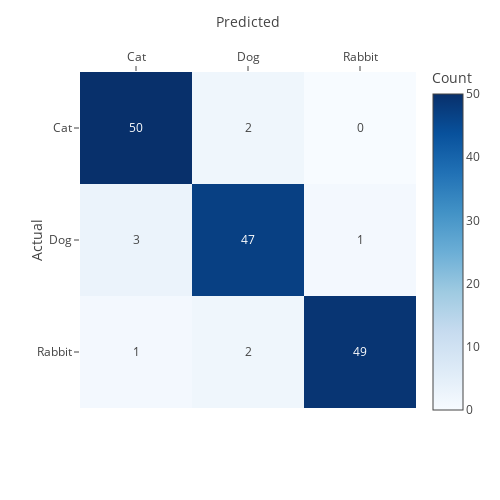

The cell this chart's notebook holds for it:
### Code cell
import numpy as np
import plotly.express as px

# ダミーの混同行列 (3クラス)
cm = np.array([
    [50,  2,  0],
    [ 3, 47,  1],
    [ 1,  2, 49]
])

labels = ["Cat", "Dog", "Rabbit"]

fig = px.imshow(
    cm,
    text_auto=True,                   # セル内に数値を表示
    aspect="equal",                   # 各セルを正方形にする
    labels=dict(x="Predicted", y="Actual", color="Count"),
    x=labels,
    y=labels,
    color_continuous_scale="Blues",    # 色のスケールを指定
    template="none"
)

# x軸を上に置きたい場合
fig.update_xaxes(side="top")

# 図全体の大きさを同じ幅・高さにする（必要に応じて調整）
fig.update_layout(
    width=500,
    height=500
)

fig.show()

### Figure 1 — Plotly figure (JSON) as saved in the notebook; plotly's stock layout.template omitted (floating-point values rounded to 4 significant figures)
{"data": [{"coloraxis": "coloraxis", "hovertemplate": "Predicted: %{x}<br>Actual: %{y}<br>Count: %{z}<extra></extra>", "name": "0", "texttemplate": "%{z}", "type": "heatmap", "x": ["Cat", "Dog", "Rabbit"], "xaxis": "x", "y": ["Cat", "Dog", "Rabbit"], "yaxis": "y", "z": [[50, 2, 0], [3, 47, 1], [1, 2, 49]]}], "layout": {"coloraxis": {"colorbar": {"title": {"text": "Count"}}, "colorscale": [[0, "rgb(247,251,255)"], [0.125, "rgb(222,235,247)"], [0.25, "rgb(198,219,239)"], [0.375, "rgb(158,202,225)"], [0.5, "rgb(107,174,214)"], [0.625, "rgb(66,146,198)"], [0.75, "rgb(33,113,181)"], [0.875, "rgb(8,81,156)"], [1, "rgb(8,48,107)"]]}, "height": 500, "margin": {"t": 60}, "width": 500, "xaxis": {"anchor": "y", "constrain": "domain", "domain": [0, 1], "scaleanchor": "y", "side": "top", "title": {"text": "Predicted"}}, "yaxis": {"anchor": "x", "autorange": "reversed", "constrain": "domain", "domain": [0, 1], "title": {"text": "Actual"}}}}
